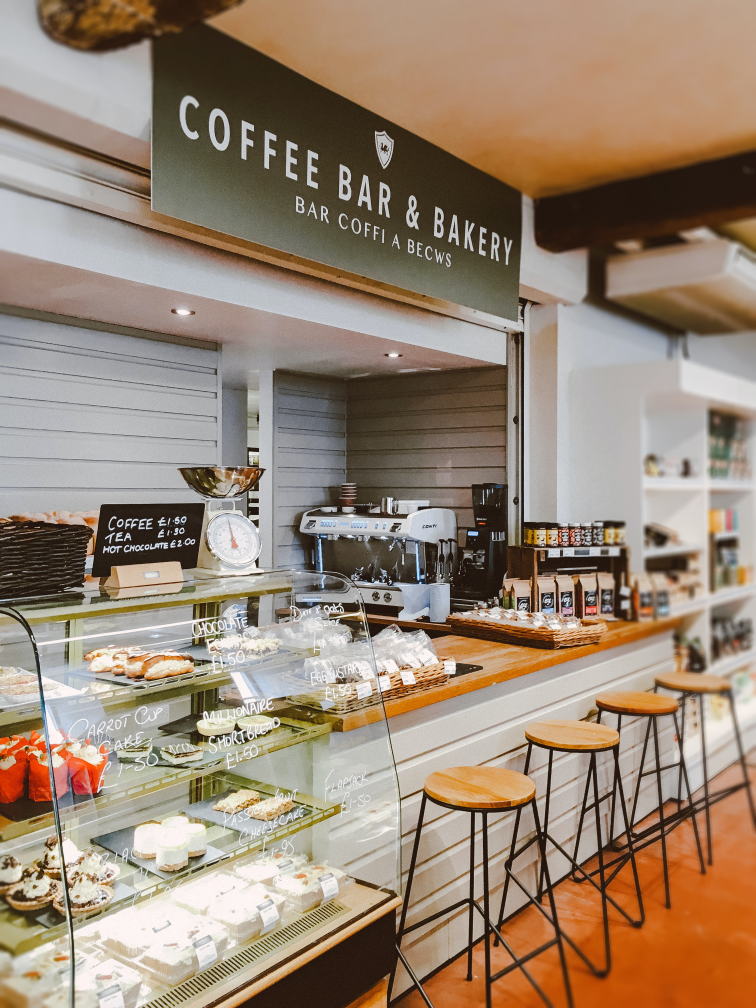
#> input picture Imagens/Padaria.jpg, 3024 x 4032 px, found by its file name (shown at 1/4 size)
$ python 'Efeito Invertido - Versão 1.0.0.py'
#> lines starting #> are read from the running program, lines starting #| are printed output that depends on the picture
#
########################################################################
# Importação das Bibliotecas Necessárias
########################################################################
#
import cv2 as cv
import numpy as np

#
########################################################################
# Funções de Apoio
########################################################################
#
def EfeitoInvertido ( imgTemporario ):
    imgTemporario = cv.bitwise_not(imgTemporario)
    return (imgTemporario)

#
########################################################################
# Definições Gerais
########################################################################
#
BaseDir = "LocalCV/"
NomeJanela = "Imagem Base"
NomeImagem  = "Padaria.jpg"
CaminhoBase = "/home/asoares/" + BaseDir
CaminhoImagem = CaminhoBase + "Imagens/"

#
########################################################################
# Lendo e Reduzindo a Imagem
########################################################################
#
imgBase = cv.imread ( CaminhoImagem + NomeImagem, cv.IMREAD_COLOR)
#> imgBase is the input picture: shape (4032, 3024, 3); mean B, G, R 115.9, 134.1, 153.3
imgReduzida = cv.resize(imgBase, (0,0), fx=0.15, fy=0.15, interpolation = cv.INTER_AREA)
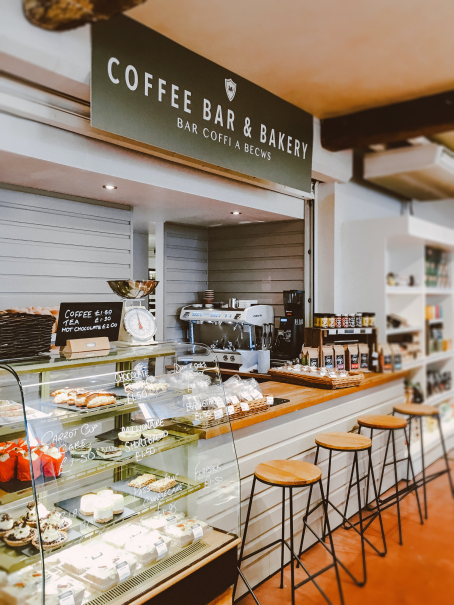
#> imgReduzida: shape (605, 454, 3); mean B, G, R 115.9, 134.1, 153.4

#
########################################################################
# Ajustando o Brilho
########################################################################
#
imgInvertido = EfeitoInvertido ( imgReduzida )
#> in EfeitoInvertido, `imgTemporario = cv.bitwise_not(imgTemporario)`:
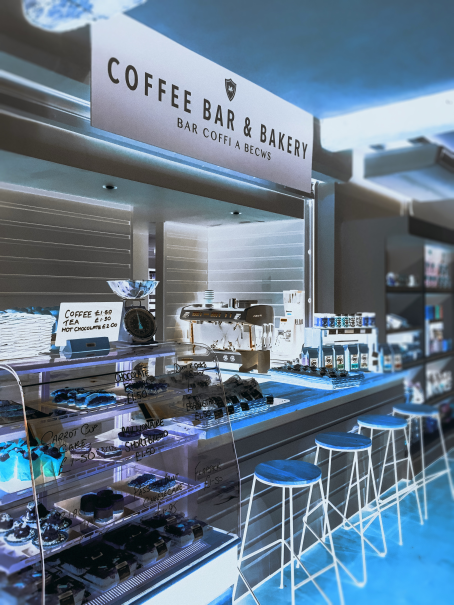
#> imgTemporario: shape (605, 454, 3); mean of channels 0, 1, 2 139.1, 120.9, 101.6; drawn as B, G, R

#
########################################################################
# Apresentando a Imagem
########################################################################
#
imgTodasImagens = np.hstack(( imgReduzida, imgInvertido))
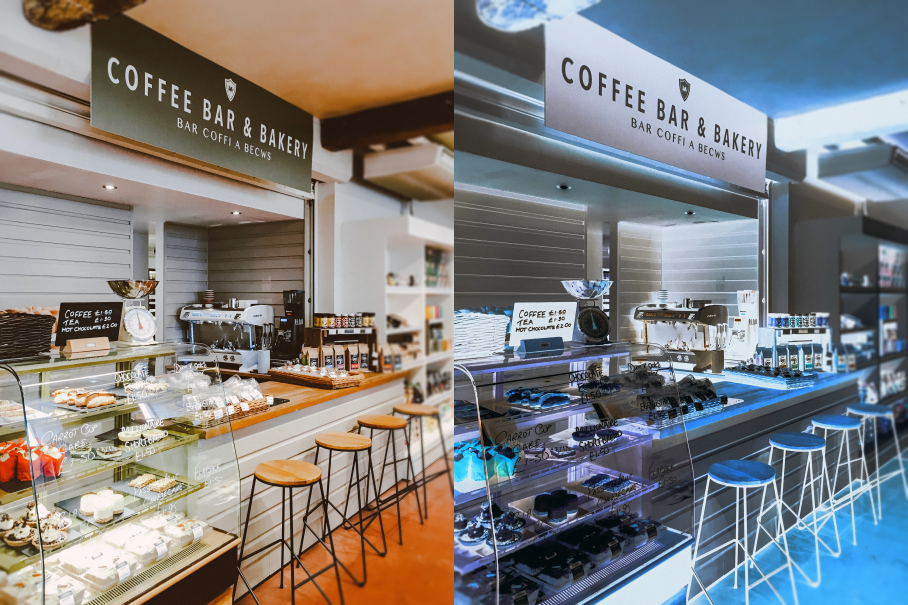
#> imgTodasImagens: shape (605, 908, 3); mean B, G, R 127.5, 127.5, 127.5

cv.imshow ( "Resultado Efeitos", imgTodasImagens)
cv.waitKey(0)
cv.destroyAllWindows()

########################################################################
# FIM DO PROGRAMA
########################################################################

$ run again, with Imagens/Baloes.jpg copied over Imagens/Padaria.jpg
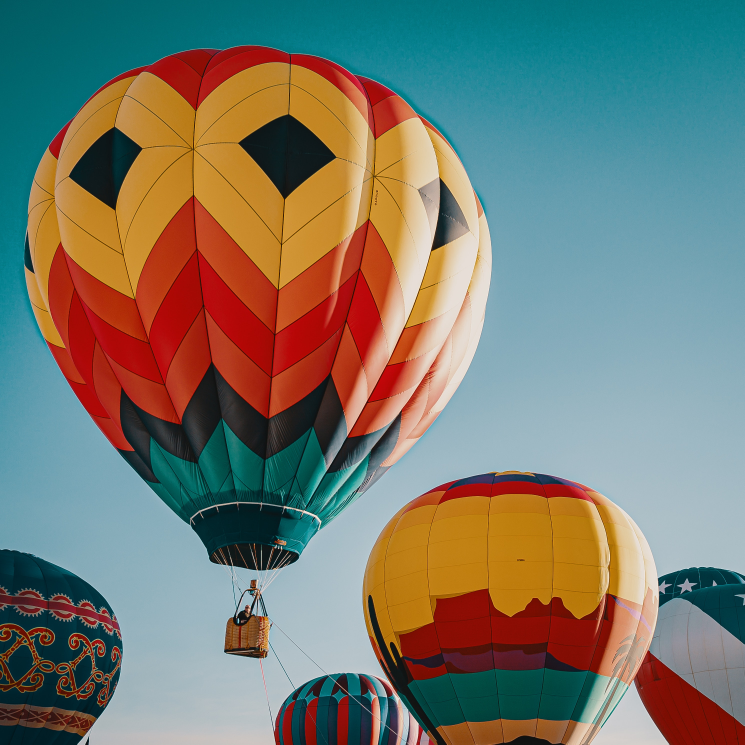
#> input picture Imagens/Baloes.jpg, 2978 x 2978 px, found by its file name (shown at 1/4 size)
#> imgBase is the input picture: shape (2978, 2978, 3); mean B, G, R 109.9, 121.6, 119.3
#> in EfeitoInvertido, `imgTemporario = cv.bitwise_not(imgTemporario)`:
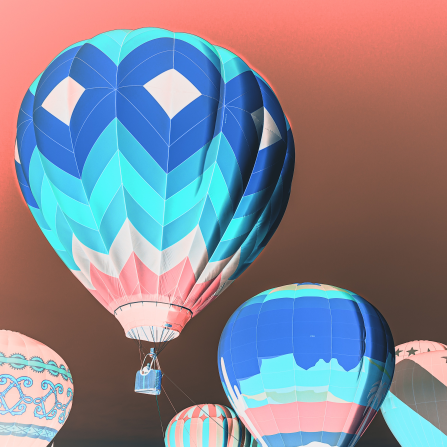
#> imgTemporario: shape (447, 447, 3); mean of channels 0, 1, 2 145.1, 133.4, 135.7; drawn as B, G, R
#> `imgTodasImagens = np.hstack(( imgReduzida, imgInvertido))`:
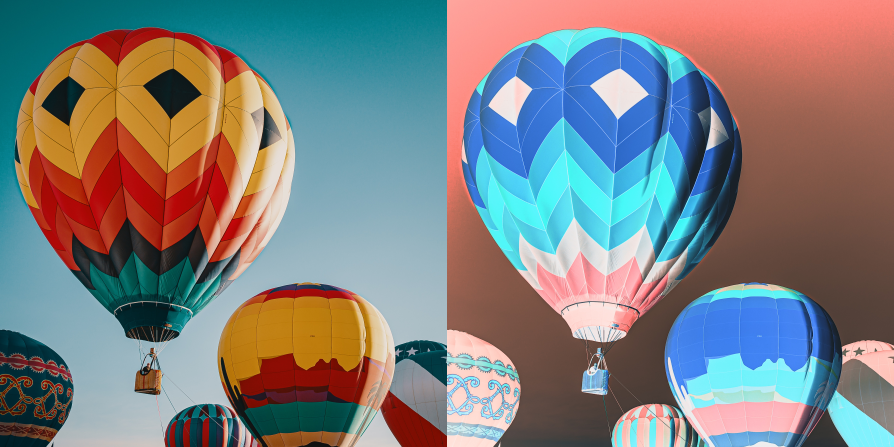
#> imgTodasImagens: shape (447, 894, 3); mean B, G, R 127.5, 127.5, 127.5
